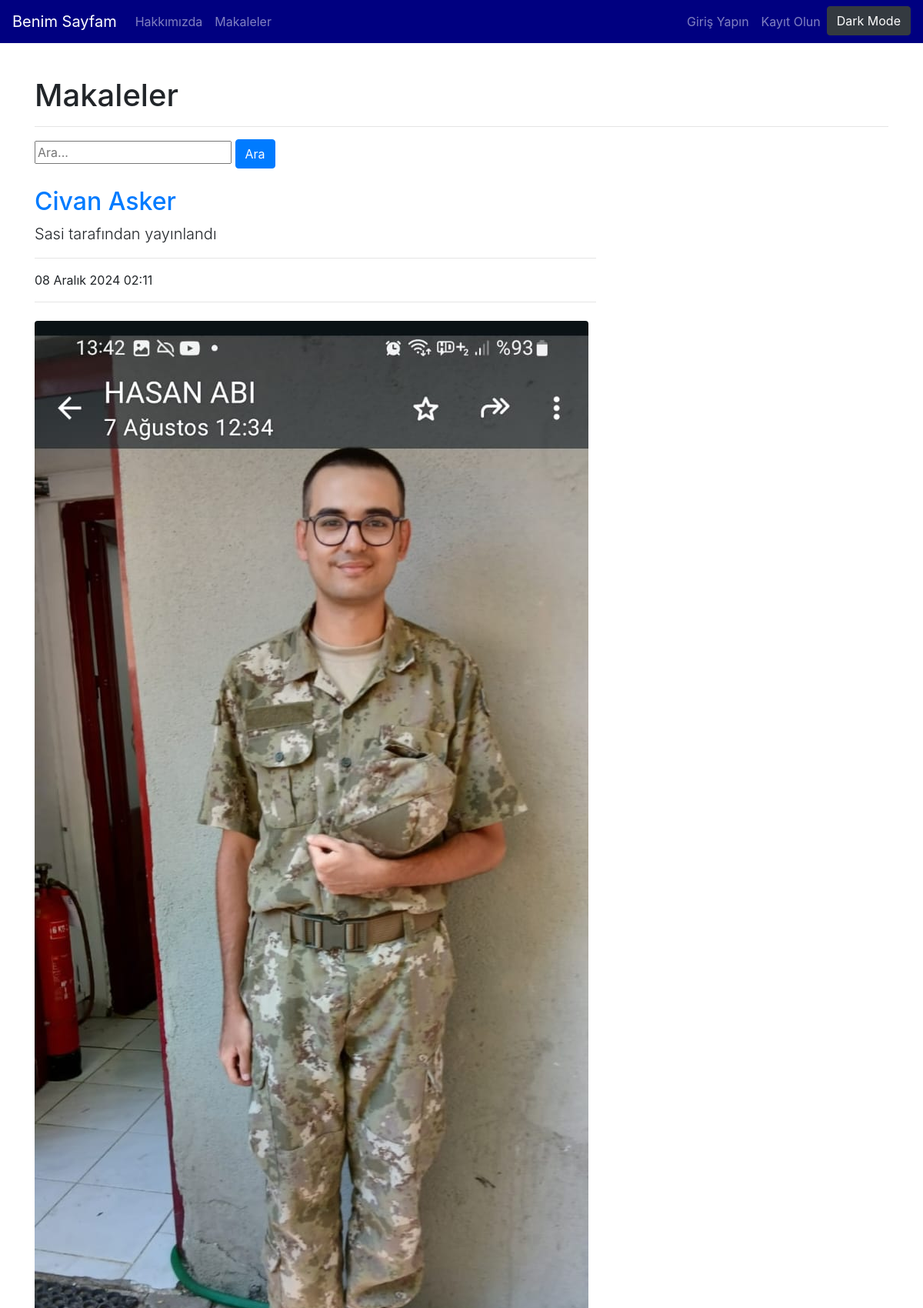
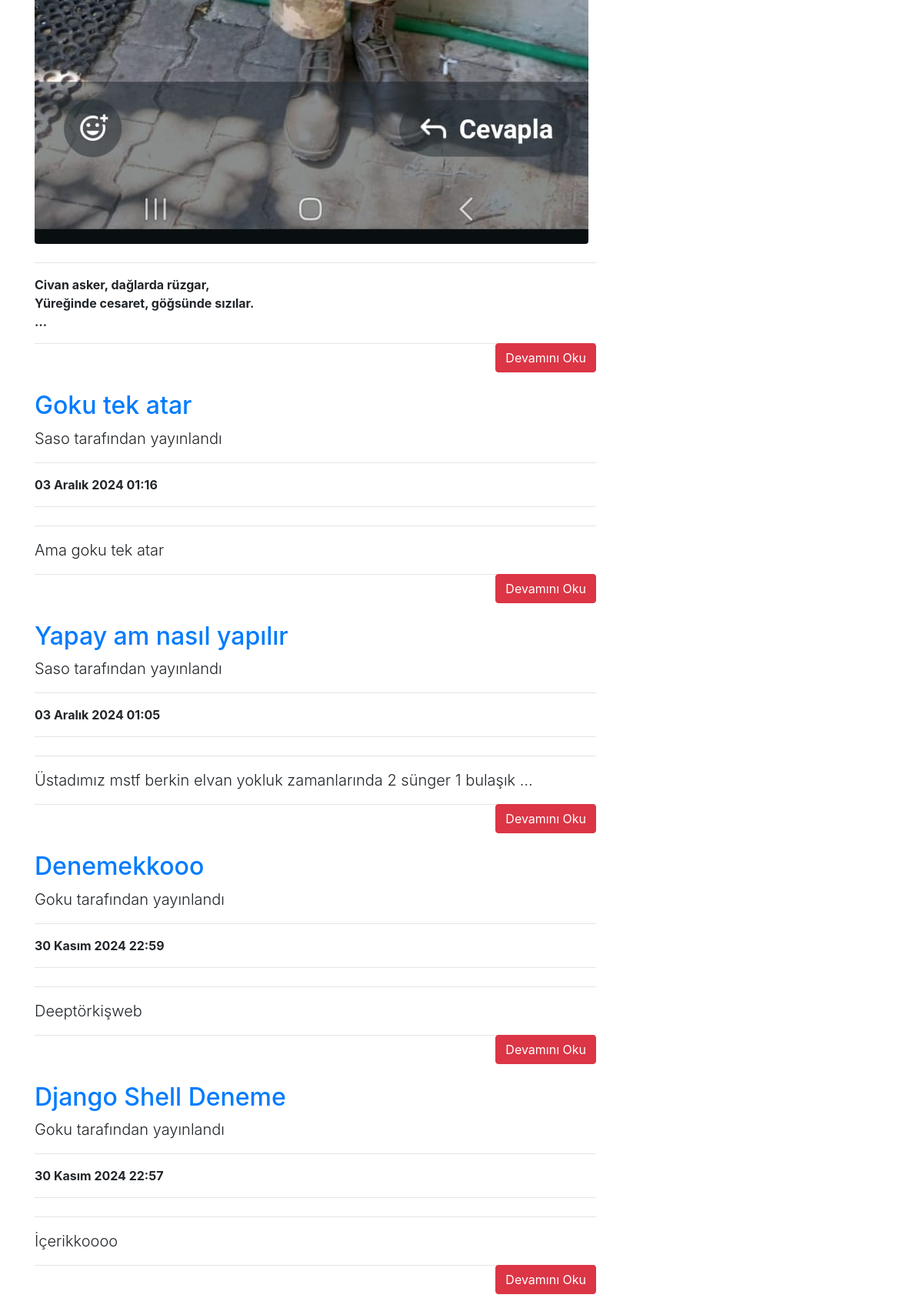
The app's page /articles/ (upper part) with its own data (2 pictures, top to bottom).
### article/models.py (models this page shows, shortened)
class Article(models.Model):
    author = models.ForeignKey("auth.User",on_delete=models.CASCADE, verbose_name="Yazar") #user silindiğinde tüm tabloları da silinsin diye ondelete yazdık
    title = models.CharField(max_length=50, verbose_name="Başlık")
    content= RichTextField()
    created_date= models.DateTimeField(auto_now_add=True, verbose_name="Oluşturulma Tarihi")
    article_image= models.FileField(blank=True, null=True, verbose_name="Makaleye Fotoğraf Ekleyin")
    class Meta:
        ordering = ["-created_date"]

### article/views.py (the view)
# urls.py: path('',views.articles, name="articles"),  #articles için
def articles(request):
    keyword= request.GET.get("keyword")  #arama işlemini keywordle yaptığımız için
    if keyword:  #arama yapılarak mı gidilmiş onu kontrol ediyoruz
        articles=Article.objects.filter(title__contains =keyword)
        return render(request,"articles.html",{"articles":articles})
    articles=Article.objects.all()  #tüm articleları al
    return render(request,"articles.html",{"articles":articles})

### templates/articles.html (shortened to what this page needs)
{% extends "layout.html" %}
{% block body %}
<h1>Makaleler</h1>
<hr>
<form>
        <input type="text" name="keyword" class="input-sm" maxlength="64" placeholder="Ara...">
    <button type="submit" class="btn btn-primary">Ara</button>
</form>
{% if articles %}
{% for article in articles  %}
    <div class="row">
        <div class="col-lg-8">
            <article>
                <header class="mb-4">
                    <a href="{% url 'article:detail' article.id%}"><h2 class="mt-4">{{article.title}}</h2></a>
                    <p class="lead">{{article.author.username}} tarafından yayınlandı
                    <hr>
                    <p>
                    <p>{{article.created_date}}</p>
                    <hr>
                </header>
                {% if article.article_image %}
                <a href="{%url 'article:detail' article.id%}"><figure class="mb-4"><img class="img-fluid rounded" src="{{article.article_image.url}}" alt="..." /></figure> </a>
                {% endif %}
                <hr>
                <p class="lead">
                {{article.content|safe|truncatewords:10}}
                </p>
                <a style ="float:right;" href="{%url 'article:detail' article.id%}" class="btn btn-danger">Devamını Oku</a>
            </article>
            <hr>
        </div>
    </div>
{% endfor %}
{% else %}
<div class= "alert alert-danger">
Makale Bulunamadı.
</div>
{% endif %}
{% endblock body %}

### templates/layout.html (shortened to what this page needs)
<!DOCTYPE html>
{%load static %}
<html lang="en">
<head>
    <link rel="stylesheet" href="{% static 'css/bootstrap.min.css'%}">
</head>
<body>
        {% include "includes/navbar.html" %}
        <div style = "margin-top: 100px; margin-bottom: 100px" class= "container">
            {% block body  %}
            {%endblock body %}
        </div>
</body>
</html>

### templates/includes/navbar.html (shortened to what this page needs)
<!DOCTYPE html>
<html lang="en">
<head>
  <link href="https://stackpath.bootstrapcdn.com/bootstrap/4.5.2/css/bootstrap.min.css" rel="stylesheet">
</head>
<body>
  <nav class="navbar navbar-expand-md navbar-dark fixed-top bg-dark">
    <a class="navbar-brand" href="{% url 'index' %}">Benim Sayfam</a>
    <div class="collapse navbar-collapse" id="navbarCollapse">
      <ul class="navbar-nav mr-auto">
        <li class="nav-item">
          <a class="nav-link" href="{% url 'about' %}">Hakkımızda</a>
        </li>
        <li class="nav-item">
          <a class="nav-link" href="{% url 'article:articles' %}">Makaleler</a>
        </li>
      </ul>
      <ul class="navbar-nav ml-auto">
        {% if request.user.is_authenticated %}
          <li class="nav-item">
            <a class="nav-link" href="{% url 'article:dashboard' %}">{{request.user.username}}</a>
          </li>
          <li class="nav-item">
            <a class="nav-link" href="{% url 'user:logout' %}">Çıkış Yap</a>
          </li>
        {% else %}
          <li class="nav-item">
            <a class="nav-link" href="{% url 'user:login' %}">Giriş Yapın</a>
          </li>
          <li class="nav-item">
            <a class="nav-link" href="{% url 'user:register' %}">Kayıt Olun</a>
          </li>
        {% endif %}
        <li class="nav-item">
          <button id="theme-toggle" class="btn btn-dark-mode">
          </button>
        </li>
      </ul>
    </div>
  </nav>
</body>
</html>

### templates/includes/navbar.html (style rules this page uses)
.bg-dark { background-color: navy !important; }
.btn-dark-mode { color: white; background-color: #343a40; border-color: #343a40; }

### records on screen
Article: title "Civan Asker", author.username "Sasi", created_date "08 Aralık 2024 02:11", article_image (picture), content "Civan asker, dağlarda rüzgar, Yüreğinde cesaret, göğsünde sızılar. …"
Article: title "Goku tek atar", author.username "Saso", created_date "03 Aralık 2024 01:16", content "Ama goku tek atar"
Article: title "Yapay am nasıl yapılır", author.username "Saso", created_date "03 Aralık 2024 01:05", content "Üstadımız mstf berkin elvan yokluk zamanlarında 2 sünger 1 bulaşık …"
Article: title "Denemekkooo", author.username "Goku", created_date "30 Kasım 2024 22:59", content "Deeptörkişweb"
Article: title "Django Shell Deneme", author.username "Goku", created_date "30 Kasım 2024 22:57", content "İçerikkoooo"
